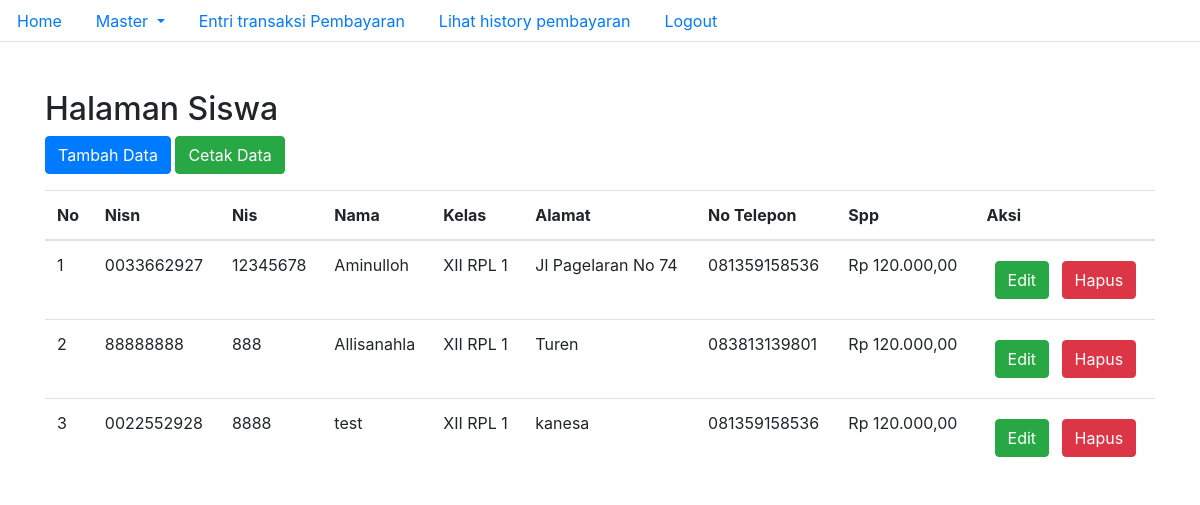
The page /dashboard/siswa.php (signed in) on the database its author committed.
### tables this page shows
CREATE TABLE `tb_siswa` (
  `id_siswa` int(11) NOT NULL,
  `nisn` char(10) NOT NULL,
  `nis` char(8) NOT NULL,
  `nama` char(35) NOT NULL,
  `id_kelas` int(11) NOT NULL,
  `alamat` text NOT NULL,
  `no_telp` varchar(13) NOT NULL,
  `id_spp` int(11) NOT NULL
);

CREATE TABLE `tb_kelas` (
  `id_kelas` int(11) NOT NULL,
  `nama_kelas` varchar(10) NOT NULL,
  `kompetensi_keahlian` varchar(50) NOT NULL
);

CREATE TABLE `tb_spp` (
  `id_spp` int(11) NOT NULL,
  `tahun` int(11) NOT NULL,
  `nominal` int(11) NOT NULL
);

### configuration.php (called while the page is built, shortened)
<?php
class config
{
    private $server     = "localhost";
    private $user       = "root";
    private $pass       = "";
    private $database   = "ukk";
    protected function connect_database()
    {
        $this->db = new mysqli($this->server, $this->user, $this->pass, $this->database);
    }
}

### functions.php (called while the page is built, shortened)
<?php
require_once __DIR__ . "/configuration.php";
class fungsi extends config
{
    private $base_url = "http://localhost/ukk/";
    public function base_url($url = null)
    {
        return $this->base_url . $url;
    }
    public function tampil($query)
    {
        $sql = $this->db->query($query);
        $arr = array();
        while ($row = $sql->fetch_assoc()) {
            $arr[] = $row;
        }
        return $arr;
    }
    public function convertToRupiah($nominal)
    {
        $rupiah = "Rp " . number_format($nominal, 2, ',', '.');
        return $rupiah;
    }
}
$init = new fungsi();

### dashboard/siswa.php (the view, shortened to what this page needs)
<?php
require_once __DIR__ . "/template/navbar.php";
$sql = $init->tampil("SELECT * FROM tb_siswa JOIN tb_kelas ON tb_siswa.id_kelas = tb_kelas.id_kelas JOIN tb_spp ON tb_siswa.id_spp = tb_spp.id_spp ");
?>
<!DOCTYPE html>
<html lang="en">
<head>
</head>
<body>
    <div class="container">
        <div class="row">
            <div class="col-12 col-lg-12 mt-5">
                <h2>Halaman Siswa</h2>
            </div>
            <div class="col-12 col-lg-12">
                <a href="<?= $init->base_url('dashboard/tambahSiswa.php') ?>" class="btn btn-primary">Tambah Data</a>
                <a href="<?= $init->base_url('dashboard/cetakSiswa.php') ?>" class="btn btn-success">Cetak Data</a>
            </div>
            <div class="col-12 col-lg-12 mt-3">
                <table class="table" id="tablePrinted">
                    <thead>
                        <tr>
                            <th>No</th>
                            <th>Nisn</th>
                            <th>Nis</th>
                            <th>Nama</th>
                            <th>Kelas</th>
                            <th>Alamat</th>
                            <th>No Telepon</th>
                            <th>Spp</th>
                            <th>Aksi</th>
                        </tr>
                    </thead>
                    <tbody>
                        <?php $no = 1; ?>
                        <?php foreach ($sql as $s) : ?>
                            <tr>
                                <td><?= $no; ?></td>
                                <td><?= htmlspecialchars($s['nisn']); ?></td>
                                <td><?= htmlspecialchars($s['nis']); ?></td>
                                <td><?= htmlspecialchars($s['nama']); ?></td>
                                <td><?= htmlspecialchars($s['nama_kelas']); ?></td>
                                <td><?= htmlspecialchars($s['alamat']); ?></td>
                                <td><?= htmlspecialchars($s['no_telp']); ?></td>
                                <td><?= htmlspecialchars($init->convertToRupiah($s['nominal'])); ?></td>
                                <td>
                                    <a href="<?= $init->base_url('dashboard/editSiswa.php?id_siswa=' . htmlspecialchars($s['id_siswa'])) ?>" class="btn btn-success m-2">Edit</a>
                                    <a href="<?= $init->base_url('dashboard/hapusSiswa.php?id_siswa=' . htmlspecialchars($s['id_siswa'])) ?>" class="btn btn-danger" onclick="return confirm('apa yakin akan menghapus ini ?')">Hapus</a>
                                </td>
                            </tr>
                        <?php $no++;
                        endforeach; ?>
                    </tbody>
                </table>
            </div>
        </div>
    </div>
    <?php
    require_once __DIR__ . "/template/footer.php";
    ?>

### rows shown on the page
tb_siswa: nisn "0033662927", nis "12345678", nama "Aminulloh", id_kelas.nama_kelas "XII RPL 1", alamat "Jl Pagelaran No 74", no_telp "081359158536", id_spp.nominal "Rp 120.000,00"
tb_siswa: nisn "88888888", nis "888", nama "Allisanahla", id_kelas.nama_kelas "XII RPL 1", alamat "Turen", no_telp "083813139801", id_spp.nominal "Rp 120.000,00"
tb_siswa: nisn "0022552928", nis "8888", nama "test", id_kelas.nama_kelas "XII RPL 1", alamat "kanesa", no_telp "081359158536", id_spp.nominal "Rp 120.000,00"
